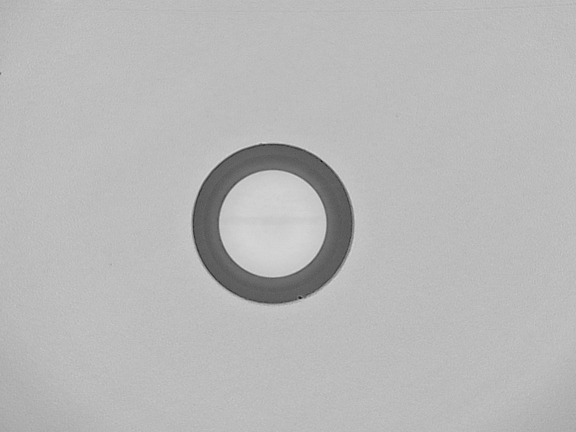
#> input picture dataset/91_clean_20250705_0001.jpg, 1152 x 864 px (shown at 1/2 size)
$ python -i do2mr_lei_detector.py   (imports and definitions only)
#> lines starting #> are read from the running program, lines starting #| are printed output that depends on the picture
#> further down, picture is the input picture: shape (864, 1152); min 19, max 227, mean 184.1
"""
DO2MR (Difference-of-Min-Max Ranking) and LEI (Linear Enhancement Inspector) detectors
Based on Mei et al., "Automated Inspection..." Sensors 18 (2018)
"""

import cv2
import numpy as np
from typing import Tuple, Dict

class DO2MR_Detector:
    """
    Difference-of-Min-Max Ranking filter for region defects (dust, pits, contamination)
    """
    def __init__(self, window_size: int = 5, gamma: float = 1.5):
        self.window_size = window_size
        self.gamma = gamma

    # [34 lines left out: function detect, not called in this run]

class LEI_Detector:
    """
    Linear Enhancement Inspector for scratch detection
    """
    def __init__(self, angle_step: int = 15, line_length: int = 21):
        self.angle_step = angle_step
        self.line_length = line_length
        self.angles = list(range(0, 180, angle_step))

    def _create_line_kernel(self, angle: float, length: int) -> np.ndarray:
        """Create a line-shaped kernel at given angle"""
        angle_rad = np.deg2rad(angle)
        center = length // 2
        kernel = np.zeros((length, length))

        # Draw line through center
        for i in range(length):
            offset = i - center
            x = int(center + offset * np.cos(angle_rad))
            y = int(center + offset * np.sin(angle_rad))
            if 0 <= x < length and 0 <= y < length:
                kernel[y, x] = 1

        # Normalize
        kernel = kernel / (np.sum(kernel) + 1e-8)
        return kernel

    def detect(self, image: np.ndarray) -> np.ndarray:
        """
        Apply LEI detection for scratches

        Args:
            image: Grayscale image

        Returns:
            Binary mask of detected scratches
        """
        # Histogram equalization (Eq. 7-9)
        equalized = cv2.equalizeHist(image)
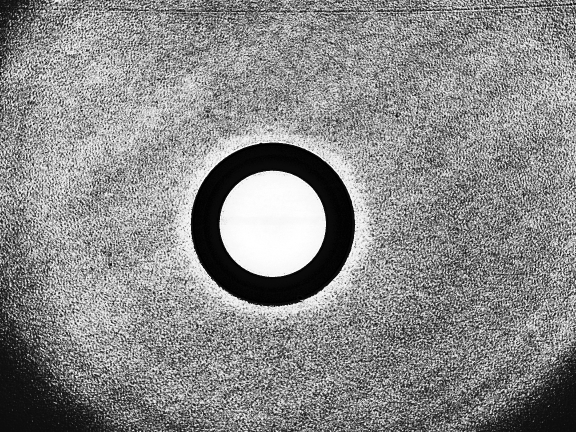
#> equalized: shape (864, 1152) (shown at 1/2 size); min 0, max 255, mean 137

        # Initialize scratch mask
        scratch_mask = np.zeros_like(image)

        # For each angle
        for angle in self.angles:
            # Create line kernel
            kernel = self._create_line_kernel(angle, self.line_length)

            # Create perpendicular kernel for background
            kernel_bg = self._create_line_kernel(angle + 90, self.line_length // 2)

            # Apply filters (Eq. 10: scratch strength)
            f_red = cv2.filter2D(equalized, -1, kernel)
            f_gray = cv2.filter2D(equalized, -1, kernel_bg)

            # Scratch strength
            s_theta = 2 * f_red - f_gray

            # Threshold per angle
            mu = np.mean(s_theta)
            sigma = np.std(s_theta)
            threshold = mu + 2 * sigma

            # Update mask
            angle_mask = (s_theta > threshold).astype(np.uint8)
            scratch_mask = cv2.bitwise_or(scratch_mask, angle_mask)
#> this loop made 12 passes
#> (mu, sigma, threshold) on passes 1 to 12: (135.9, 62.31, 260.6), (136.3, 60.47, 257.2), (136.1, 60.63, 257.3), (136.2, 59.9, 256), (136.2, 60.71, 257.6), (136, 61.19, 258.4), (135.4, 63.21, 261.8), (135.9, 61.04, 258), (136.1, 60.55, 257.2), (136.3, 59.39, 255.1), (136.2, 60.3, 256.8), (136.3, 60.31, 257)
#> pass 1, in detect, `f_red = cv2.filter2D(equalized, -1, kernel)`:
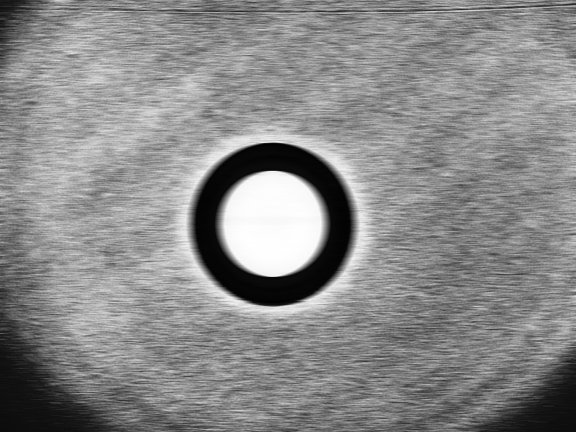
#> f_red: shape (864, 1152) (shown at 1/2 size); min 0, max 255, mean 137
#> pass 1, in detect, `f_gray = cv2.filter2D(equalized, -1, kernel_bg)`:
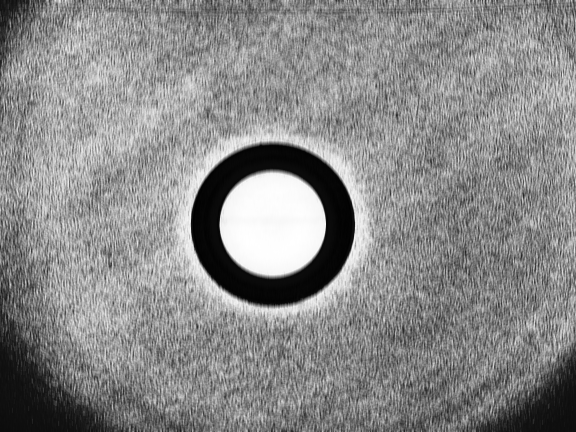
#> f_gray: shape (864, 1152) (shown at 1/2 size); min 0, max 255, mean 137
#> pass 1, in detect, `s_theta = 2 * f_red - f_gray`:
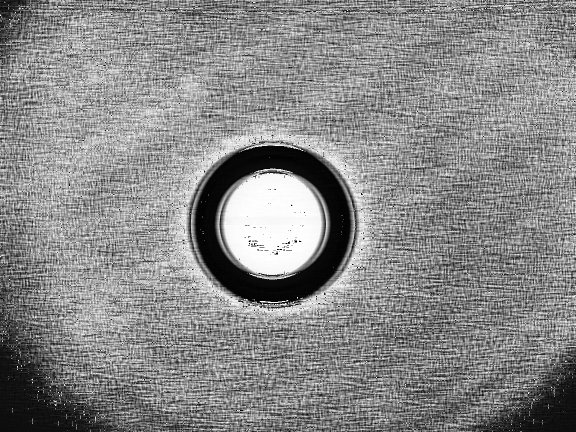
#> s_theta: shape (864, 1152) (shown at 1/2 size); min 0, max 255, mean 135.9
#> after the loop:
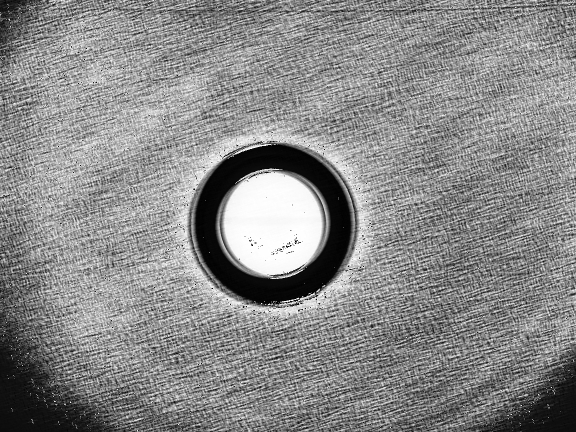
#> s_theta: shape (864, 1152) (shown at 1/2 size); min 0, max 255, mean 136.3

        # Clean up result
        scratch_mask = scratch_mask.astype(np.uint8) * 255

        # Connect broken segments
        kernel_close = cv2.getStructuringElement(cv2.MORPH_ELLIPSE, (5, 5))
        scratch_mask = cv2.morphologyEx(scratch_mask, cv2.MORPH_CLOSE, kernel_close)

        return scratch_mask

class UnifiedDefectDetector:
    """
    Combines DO2MR and LEI for comprehensive defect detection
    """
    def __init__(self):
        self.do2mr = DO2MR_Detector()
        self.lei = LEI_Detector()

    # [68 lines left out: function detect_all, not called in this run]

# Example usage
# [3 lines not run here, left out]

    # Load test image (replace with actual path)
    # image = cv2.imread("test_fiber.png")
    # results = detector.detect_all(image)
    # print(f"Detected {results['count']} defects")

>>> import cv2
>>> picture = cv2.imread('../dataset/91_clean_20250705_0001.jpg', cv2.IMREAD_GRAYSCALE)
>>> result = LEI_Detector().detect(picture)

$ run again, on dataset/91_clean_20250705_0006.jpg
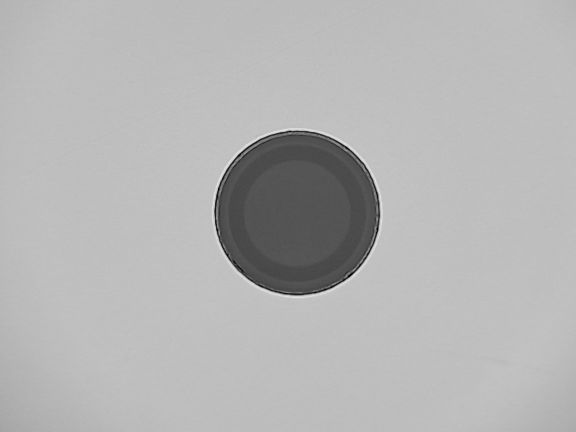
#> input picture dataset/91_clean_20250705_0006.jpg, 1152 x 864 px (shown at 1/2 size)
#> picture is the input picture: shape (864, 1152); min 0, max 242, mean 180
#> the loop in detect, `for angle in self.angles:` made 12 passes
#> (mu, sigma, threshold) on passes 1 to 8: (138.4, 73.74, 285.8), (139.4, 72.96, 285.4), (139.7, 72.72, 285.1), (140.2, 72.09, 284.3), (139.7, 72.52, 284.8), (139.4, 72.69, 284.8), (138.3, 73.4, 285.1), (139.5, 72.65, 284.8)
#> pass 1, in detect, `s_theta = 2 * f_red - f_gray`:
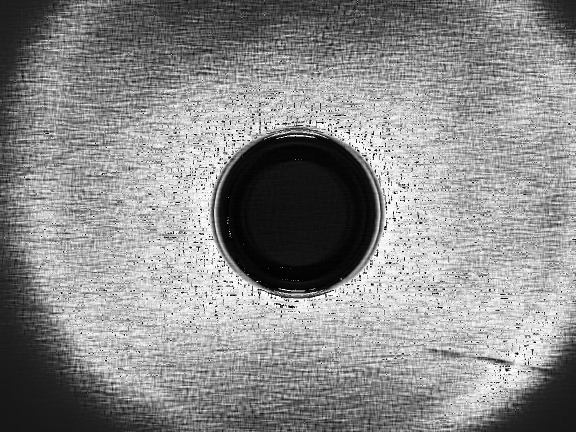
#> s_theta: shape (864, 1152) (shown at 1/2 size); min 0, max 255, mean 138.4
#> after the loop in detect, `for angle in self.angles:`:
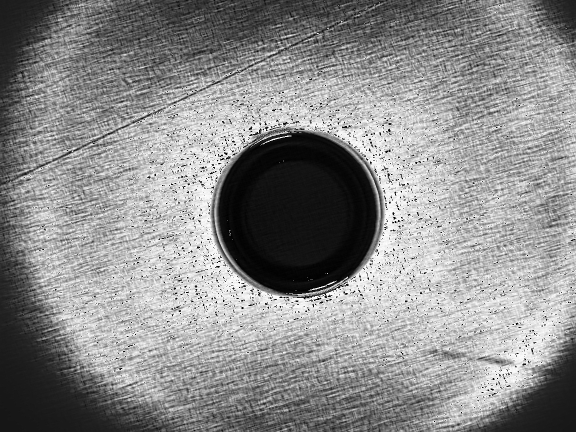
#> s_theta: shape (864, 1152) (shown at 1/2 size); min 0, max 255, mean 139.6
